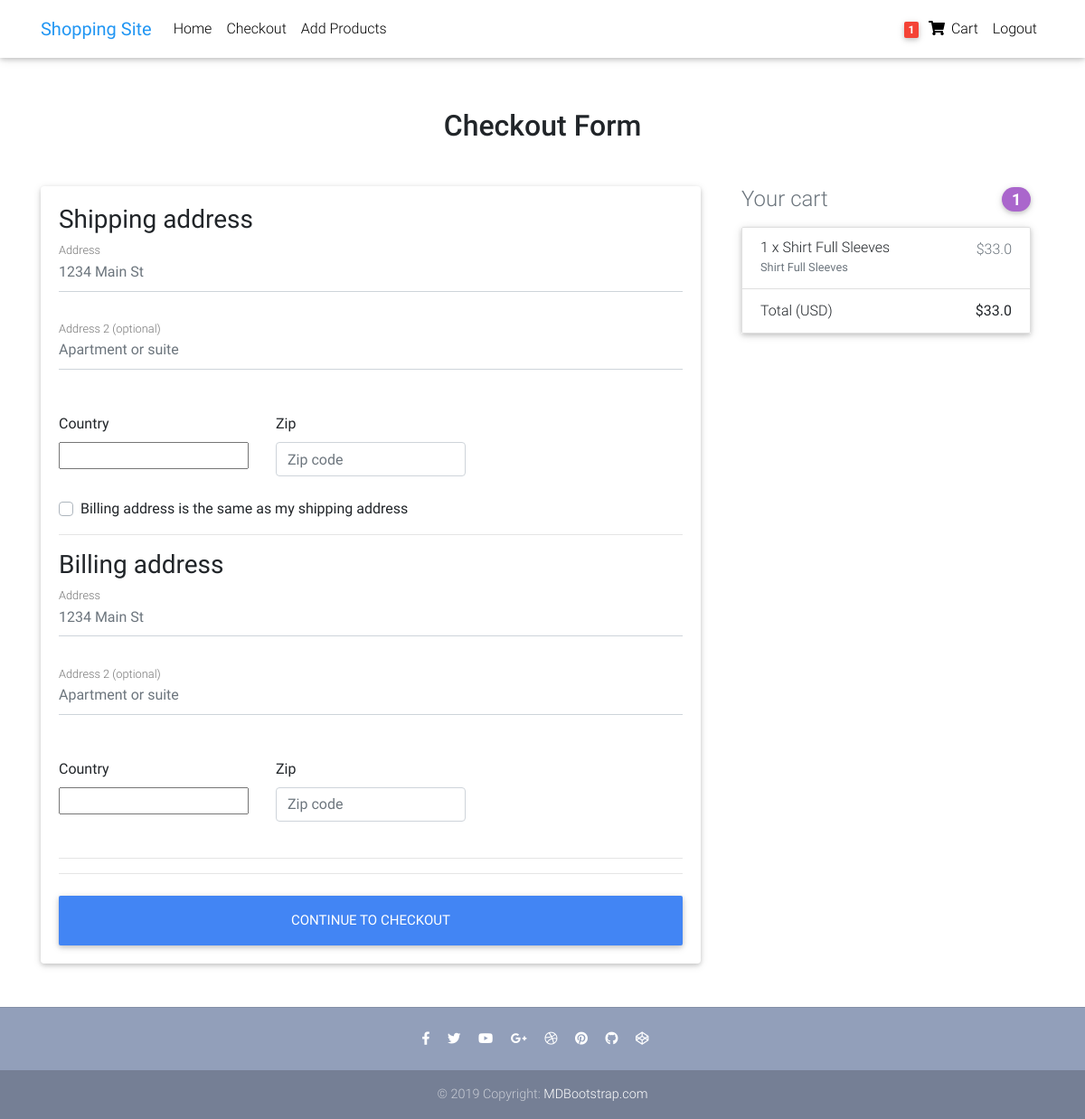
Before: /checkout/ (signed in) with the older database file.
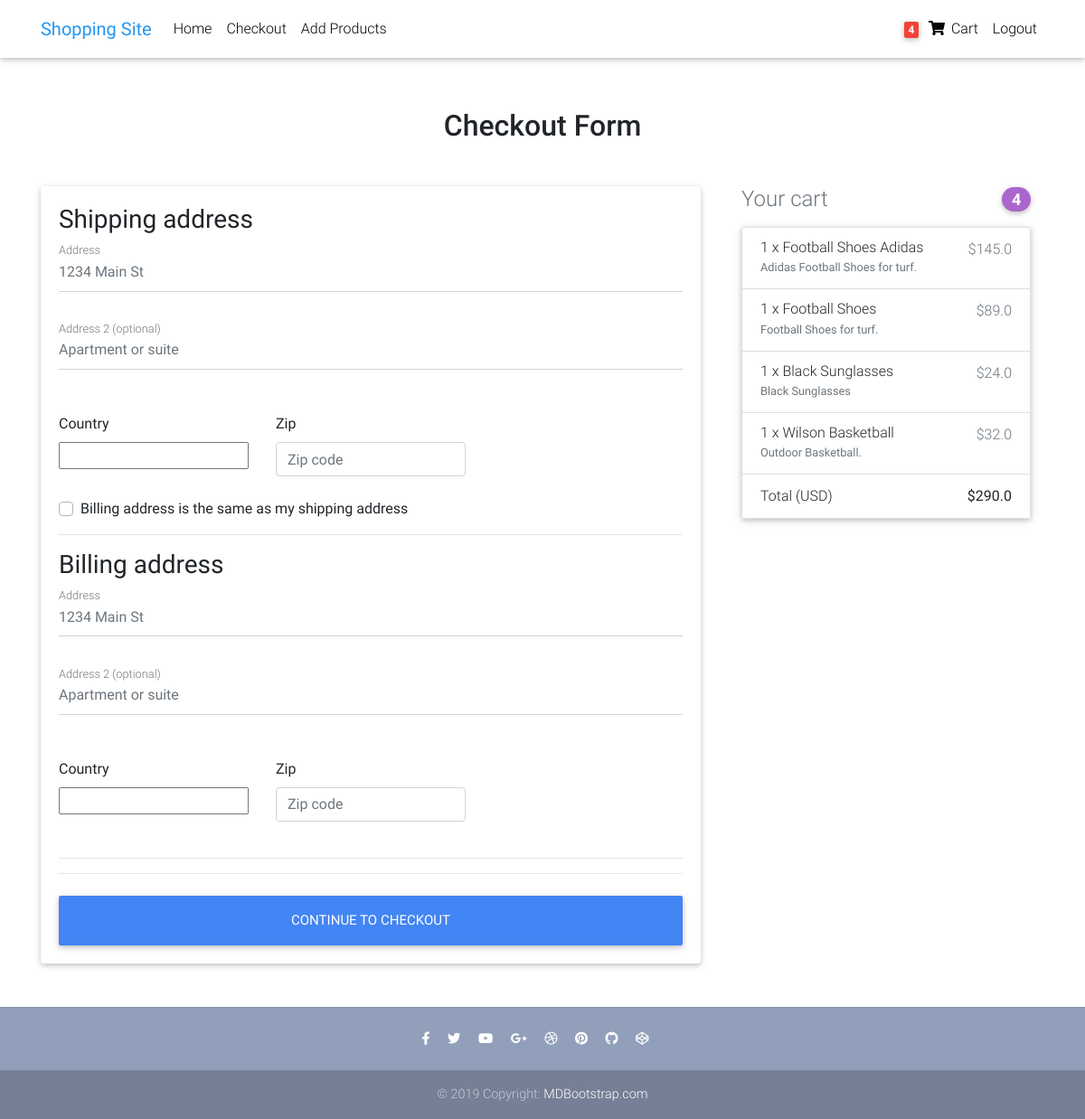
After: the same page with the newer database file.
### core/models.py (models this page shows, shortened)
class Order(models.Model):
    user = models.ForeignKey(settings.AUTH_USER_MODEL,
                             on_delete=models.CASCADE)
    ref_code = models.CharField(max_length=20, blank=True, null=True)
    items = models.ManyToManyField(OrderItem)
    start_date = models.DateTimeField(auto_now_add=True)
    ordered_date = models.DateTimeField()
    ordered = models.BooleanField(default=False)
    shipping_address = models.ForeignKey(
        'Address', related_name='shipping_address', on_delete=models.SET_NULL, blank=True, null=True)
    billing_address = models.ForeignKey(
        'Address', related_name='billing_address', on_delete=models.SET_NULL, blank=True, null=True)
    received = models.BooleanField(default=False)
    def get_total(self):
        total = 0
        for order_item in self.items.all():
            total += order_item.get_final_price()
        return total

class OrderItem(models.Model):
    user = models.ForeignKey(settings.AUTH_USER_MODEL,
                             on_delete=models.CASCADE)
    ordered = models.BooleanField(default=False)
    item = models.ForeignKey(Item, on_delete=models.CASCADE)
    quantity = models.IntegerField(default=1)
    def get_total_item_price(self):
        return self.quantity * self.item.price
    def get_final_price(self):
        return self.get_total_item_price()

class Item(models.Model):
    title = models.CharField(max_length=100)
    price = models.FloatField()
    category = models.CharField(choices=CATEGORY_CHOICES, max_length=2)
    label = models.CharField(choices=LABEL_CHOICES, max_length=1)
    description = models.TextField()
    image = models.ImageField(upload_to='images/')
    slug = models.SlugField(unique=True)

### core/views.py (the view, shortened to what this page needs)
# urls.py: path('checkout/', CheckoutView.as_view(), name='checkout'),
class CheckoutView(View):
    def get(self, *args, **kwargs):
        try:
            order = Order.objects.get(user=self.request.user, ordered=False)
            form = CheckoutForm()
            context = {
                'form': form,
                'order': order
            }
            shipping_address_qs = Address.objects.filter(
                user=self.request.user,
                address_type='S',
            )
            billing_address_qs = Address.objects.filter(
                user=self.request.user,
                address_type='B',
            )
            return render(self.request, "checkout.html", context)
        except ObjectDoesNotExist:
            messages.info(self.request, "You do not have an active order")
            return redirect("core:home")

### core/forms.py
class CheckoutForm(forms.Form):
    shipping_address = forms.CharField(required=False)
    shipping_address2 = forms.CharField(required=False)
    shipping_country = CountryField(blank_label='(select country)').formfield(
        required=False,
        widget=CountrySelectWidget(attrs={
            'class': 'custom-select d-block w-100',
        }))
    shipping_zip = forms.CharField(required=False)
    billing_address = forms.CharField(required=False)
    billing_address2 = forms.CharField(required=False)
    billing_country = CountryField(blank_label='(select country)').formfield(
        required=False,
        widget=CountrySelectWidget(attrs={
            'class': 'custom-select d-block w-100',
        }))
    billing_zip = forms.CharField(required=False)
    same_billing_address = forms.BooleanField(required=False)

### core/templatetags/cart_template_tags.py (called while the page is built)
@register.filter
def cart_item_count(user):
    if user.is_authenticated:
        qs = Order.objects.filter(user=user, ordered=False)
        if qs.exists():
            return qs[0].items.count()
    return 0

### templates/checkout.html (shortened to what this page needs)
{% extends "base.html" %}
{% load crispy_forms_tags %}
{% block content %}
<main>
  <div class="container wow fadeIn">
    <h2 class="my-5 h2 text-center">Checkout Form</h2>
    <div class="row">
      <div class="col-md-8 mb-4">
        <div class="card">
          <form method="POST" class="card-body">
            <h3>Shipping address</h3>
            <div class='hideable_shipping_form'>
              <div class="md-form mb-5">
                <input type='text' placeholder='1234 Main St' id='shipping_address' name='shipping_address'
                  class='form-control' />
                <label for="shipping_address" class="">Address</label>
              </div>
              <div class="md-form mb-5">
                <input type='text' placeholder='Apartment or suite' id='shipping_address2' name='shipping_address2'
                  class='form-control' />
                <label for="shipping_address2" class="">Address 2 (optional)</label>
              </div>
              <div class="row">
                <div class="col-lg-4 col-md-12 mb-4">
                  <label for="country">Country</label>
                  {{ form.shipping_country }}
                </div>
                <div class="col-lg-4 col-md-6 mb-4">
                  <label for="shipping_zip">Zip</label>
                  <input type='text' placeholder='Zip code' id='shipping_zip' name='shipping_zip'
                    class='form-control' />
                </div>
              </div>
              <div class="custom-control custom-checkbox">
                <label class="custom-control-label" for="same_billing_address">Billing address is the same as my
                  shipping address</label>
              </div>
            </div>
            <hr>
            <h3>Billing address</h3>
            <div class='hideable_billing_form'>
              <div class="md-form mb-5">
                <input type='text' placeholder='1234 Main St' id='billing_address' name='billing_address'
                  class='form-control' />
                <label for="billing_address" class="">Address</label>
              </div>
              <div class="md-form mb-5">
                <input type='text' placeholder='Apartment or suite' id='billing_address2' name='billing_address2'
                  class='form-control' />
                <label for="billing_address2" class="">Address 2 (optional)</label>
              </div>
              <div class="row">
                <div class="col-lg-4 col-md-12 mb-4">
                  <label for="country">Country</label>
                  {{ form.billing_country }}
                </div>
                <div class="col-lg-4 col-md-6 mb-4">
                  <label for="billing_zip">Zip</label>
                  <input type='text' placeholder='Zip code' id='billing_zip' name='billing_zip' class='form-control' />
                </div>
              </div>
            </div>
            <hr>
            <hr class="mb-4">
            <button class="btn btn-primary btn-lg btn-block" type="submit">Continue to checkout</button>
          </form>
        </div>
      </div>
      <div class="col-md-4 mb-4">
        {% include "order_snippet.html" %}
      </div>
    </div>
  </div>
</main>
{% endblock content %}

### templates/navbar.html (shortened to what this page needs)
{% load cart_template_tags %}
<nav class="navbar fixed-top navbar-expand-lg navbar-light white scrolling-navbar">
  <div class="container">
    <a class="navbar-brand waves-effect" href="/">
      <strong class="blue-text">Shopping Site</strong>
    </a>
    <div class="collapse navbar-collapse" id="navbarSupportedContent">
      <ul class="navbar-nav mr-auto">
        <li class="nav-item">
          <a class="nav-link waves-effect" href="/">Home
          </a>
        </li>
        <li class="nav-item">
          <a class="nav-link waves-effect" href="/checkout">
            Checkout</a>
        </li>
        <li class="nav-item">
          <a class="nav-link waves-effect" href="/add-product">
            Add Products</a>
        </li>
      </ul>
      <ul class="navbar-nav nav-flex-icons">
        {% if request.user.is_authenticated %}
        <li class="nav-item">
          <a href="{% url 'core:order-summary' %}" class="nav-link waves-effect">
            <span class="badge red z-depth-1 mr-1"> {{ request.user|cart_item_count }} </span>
            <i class="fas fa-shopping-cart"></i>
            <span class="clearfix d-none d-sm-inline-block"> Cart </span>
          </a>
        </li>
        <li class="nav-item">
          <a class="nav-link waves-effect" href="{% url 'account_logout' %}">
            <span class="clearfix d-none d-sm-inline-block"> Logout </span>
          </a>
        </li>
        {% endif %}
      </ul>
    </div>
  </div>
</nav>

### templates/order_snippet.html
<div class="col-md-12 mb-4">
    <h4 class="d-flex justify-content-between align-items-center mb-3">
        <span class="text-muted">Your cart</span>
        <span class="badge badge-secondary badge-pill">{{ order.items.count }}</span>
    </h4>
    <ul class="list-group mb-3 z-depth-1">
        {% for order_item in order.items.all %}
        <li class="list-group-item d-flex justify-content-between lh-condensed">
            <div>
                <h6 class="my-0">{{ order_item.quantity }} x {{ order_item.item.title}}</h6>
                <small class="text-muted">{{ order_item.item.description}}</small>
            </div>
            <span class="text-muted">${{ order_item.get_final_price }}</span>
        </li>
        {% endfor %}
        <li class="list-group-item d-flex justify-content-between">
            <span>Total (USD)</span>
            <strong>${{ order.get_total }}</strong>
        </li>
    </ul>
</div>

Changed rows visible on the page:
removed OrderItem: quantity "1", item "Shirt Full Sleeves", item.description "Shirt Full Sleeves", get_final_price "33.0"
computed for Order: items.count "1" → "4"; get_total "33.0" → "290.0"
added OrderItem: quantity "1", item "Football Shoes Adidas", item.description "Adidas Football Shoes for turf.", get_final_price "145.0"
added OrderItem: quantity "1", item "Football Shoes", item.description "Football Shoes for turf.", get_final_price "89.0"
added OrderItem: quantity "1", item "Black Sunglasses", item.description "Black Sunglasses", get_final_price "24.0"
added OrderItem: quantity "1", item "Wilson Basketball", item.description "Outdoor Basketball.", get_final_price "32.0"
Other visible differences:
{{ request.user|cart_item_count }}: "1" → "4"
